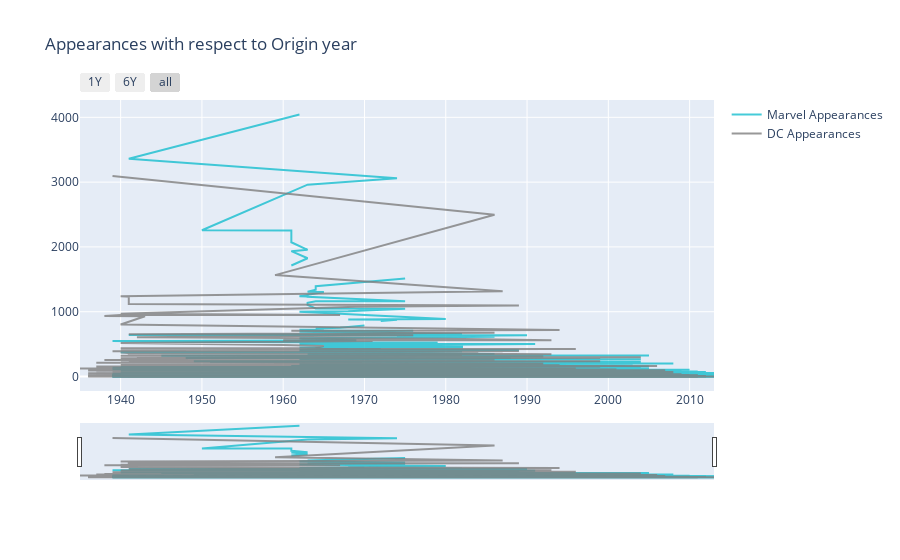

The cell this chart's notebook holds for it:
### Code cell
trace_high = go.Scatter(
                x=marvel.Year,
                y=marvel.APPEARANCES,
                name = "Marvel Appearances",
                line = dict(color = '#17BECF'),
                opacity = 0.8)

trace_low = go.Scatter(
                x=dc.YEAR,
                y=dc.APPEARANCES,
                name = "DC Appearances",
                line = dict(color = '#7F7F7F'),
                opacity = 0.8)

data = [trace_high,trace_low]

layout = dict(
    title='Appearances with respect to Origin year',
    xaxis=dict(
        rangeselector=dict(
            buttons=list([
                dict(count=1,
                     label='1Y',
                     step='year',
                     stepmode='backward'),
                dict(count=6,
                     label='6Y',
                     step='year',
                     stepmode='backward'),
                dict(step='all')
            ])
        ),
        rangeslider=dict(
            visible = True
        ),
        type='date'
    )
)

fig = dict(data=data, layout=layout)
py.iplot(fig, filename = "Time Series with Rangeslider")

### Figure 1 — Plotly figure (JSON) as saved in the notebook; plotly's stock layout.template omitted (floating-point values rounded to 4 significant figures; data arrays with more than 128 entries replaced by an {"elided": "..."} marker saying what was removed)
{"data": [{"line": {"color": "#17BECF"}, "name": "Marvel Appearances", "opacity": 0.8, "type": "scatter", "x": {"elided": "16376 int values"}, "y": {"elided": "16376 int values"}}, {"line": {"color": "#7F7F7F"}, "name": "DC Appearances", "opacity": 0.8, "type": "scatter", "x": {"elided": "6896 int values"}, "y": {"elided": "6896 int values"}}], "layout": {"title": {"text": "Appearances with respect to Origin year"}, "xaxis": {"rangeselector": {"buttons": [{"count": 1, "label": "1Y", "step": "year", "stepmode": "backward"}, {"count": 6, "label": "6Y", "step": "year", "stepmode": "backward"}, {"step": "all"}]}, "rangeslider": {"visible": true}, "type": "date"}}}
